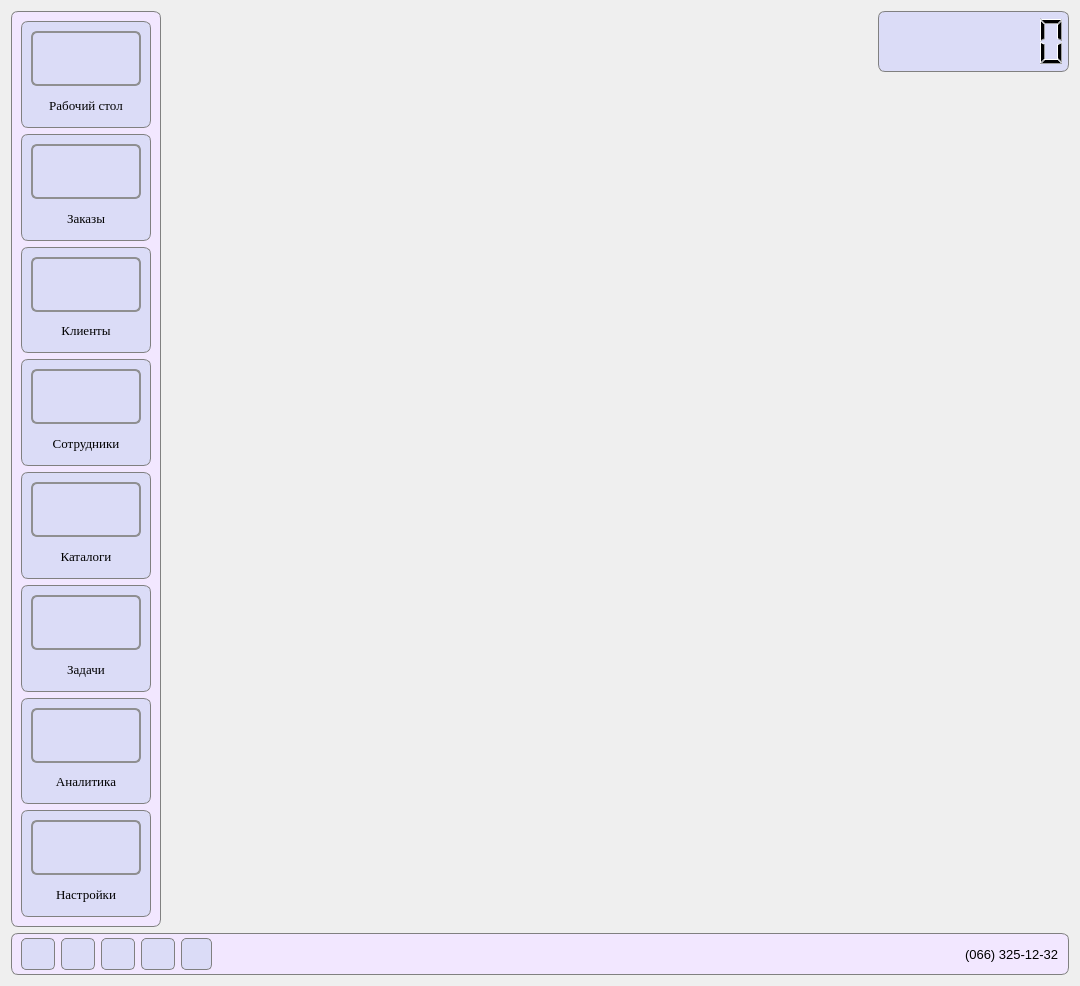
<?xml version="1.0" encoding="UTF-8"?>
<ui version="4.0">
 <class>StartWindow</class>
 <widget class="QDialog" name="StartWindow">
  <property name="geometry">
   <rect>
    <x>0</x>
    <y>0</y>
    <width>1080</width>
    <height>986</height>
   </rect>
  </property>
  <property name="windowTitle">
   <string>TechService CRM</string>
  </property>
  <property name="windowIcon">
   <iconset resource="images.qrc">
    <normaloff>:/images/autoService-logo.png</normaloff>:/images/autoService-logo.png</iconset>
  </property>
  <layout class="QGridLayout" name="gridLayout_12">
   <item row="2" column="0" colspan="3">
    <widget class="QFrame" name="frame_9">
     <property name="styleSheet">
      <string notr="true">QFrame {
	background-color: #f2e7ff;
	border: 1px solid grey;
	border-radius: 7px;
}</string>
     </property>
     <property name="frameShape">
      <enum>QFrame::StyledPanel</enum>
     </property>
     <property name="frameShadow">
      <enum>QFrame::Raised</enum>
     </property>
     <layout class="QGridLayout" name="gridLayout_10">
      <property name="topMargin">
       <number>4</number>
      </property>
      <property name="bottomMargin">
       <number>4</number>
      </property>
      <property name="verticalSpacing">
       <number>0</number>
      </property>
      <item row="0" column="2">
       <widget class="QLabel" name="contactLabel">
        <property name="font">
         <font>
          <pointsize>10</pointsize>
         </font>
        </property>
        <property name="styleSheet">
         <string notr="true">*{
	background-color: transparent;
	border: none;
}</string>
        </property>
        <property name="text">
         <string>(066) 325-12-32</string>
        </property>
       </widget>
      </item>
      <item row="0" column="0">
       <layout class="QGridLayout" name="gridLayout_9">
        <property name="leftMargin">
         <number>0</number>
        </property>
        <property name="horizontalSpacing">
         <number>6</number>
        </property>
        <item row="0" column="0">
         <widget class="QPushButton" name="telegramButton">
          <property name="minimumSize">
           <size>
            <width>31</width>
            <height>32</height>
           </size>
          </property>
          <property name="toolTip">
           <string>Перейти в Telegram</string>
          </property>
          <property name="styleSheet">
           <string notr="true">QPushButton {
	background-color: #dbdcf7;
	border: 1px solid grey;
	border-radius: 5px;
}

QPushButton:hover {
	background-color: #bebfd6;
	border: 1px solid #86868a;
}</string>
          </property>
          <property name="text">
           <string/>
          </property>
          <property name="icon">
           <iconset resource="images.qrc">
            <normaloff>:/images/telegramLogo.png</normaloff>:/images/telegramLogo.png</iconset>
          </property>
          <property name="iconSize">
           <size>
            <width>25</width>
            <height>25</height>
           </size>
          </property>
         </widget>
        </item>
        <item row="0" column="1">
         <widget class="QPushButton" name="instagramButton">
          <property name="minimumSize">
           <size>
            <width>31</width>
            <height>32</height>
           </size>
          </property>
          <property name="toolTip">
           <string>Перейти в Instagram</string>
          </property>
          <property name="styleSheet">
           <string notr="true">QPushButton {
	background-color: #dbdcf7;
	border: 1px solid grey;
	border-radius: 5px;
}

QPushButton:hover {
	background-color: #bebfd6;
	border: 1px solid #86868a;
}

</string>
          </property>
          <property name="text">
           <string/>
          </property>
          <property name="icon">
           <iconset resource="images.qrc">
            <normaloff>:/images/instagramLogo.png</normaloff>:/images/instagramLogo.png</iconset>
          </property>
          <property name="iconSize">
           <size>
            <width>25</width>
            <height>25</height>
           </size>
          </property>
         </widget>
        </item>
        <item row="0" column="2">
         <widget class="QPushButton" name="facebookButton">
          <property name="minimumSize">
           <size>
            <width>31</width>
            <height>32</height>
           </size>
          </property>
          <property name="toolTip">
           <string>Перейти в Facebook</string>
          </property>
          <property name="styleSheet">
           <string notr="true">QPushButton {
	background-color: #dbdcf7;
	border: 1px solid grey;
	border-radius: 5px;
}

QPushButton:hover {
	background-color: #bebfd6;
	border: 1px solid #86868a;
}
</string>
          </property>
          <property name="text">
           <string/>
          </property>
          <property name="icon">
           <iconset resource="images.qrc">
            <normaloff>:/images/facebookLogo.png</normaloff>:/images/facebookLogo.png</iconset>
          </property>
          <property name="iconSize">
           <size>
            <width>25</width>
            <height>25</height>
           </size>
          </property>
         </widget>
        </item>
        <item row="0" column="3">
         <widget class="QPushButton" name="viberButton">
          <property name="minimumSize">
           <size>
            <width>31</width>
            <height>32</height>
           </size>
          </property>
          <property name="toolTip">
           <string>Перейти в Viber</string>
          </property>
          <property name="styleSheet">
           <string notr="true">QPushButton {
	background-color: #dbdcf7;
	border: 1px solid grey;
	border-radius: 5px;
}

QPushButton:hover {
	background-color: #bebfd6;
	border: 1px solid #86868a;
}</string>
          </property>
          <property name="text">
           <string/>
          </property>
          <property name="icon">
           <iconset resource="images.qrc">
            <normaloff>:/images/viberLogo.png</normaloff>:/images/viberLogo.png</iconset>
          </property>
          <property name="iconSize">
           <size>
            <width>28</width>
            <height>28</height>
           </size>
          </property>
         </widget>
        </item>
        <item row="0" column="4">
         <widget class="QPushButton" name="youtubeButton">
          <property name="minimumSize">
           <size>
            <width>31</width>
            <height>32</height>
           </size>
          </property>
          <property name="maximumSize">
           <size>
            <width>31</width>
            <height>32</height>
           </size>
          </property>
          <property name="toolTip">
           <string>Перейти в YouTube</string>
          </property>
          <property name="styleSheet">
           <string notr="true">QPushButton {
	background-color: #dbdcf7;
	border: 1px solid grey;
	border-radius: 5px;
}

QPushButton:hover {
	background-color: #bebfd6;
	border: 1px solid #86868a;
}

</string>
          </property>
          <property name="text">
           <string/>
          </property>
          <property name="icon">
           <iconset resource="images.qrc">
            <normaloff>:/images/youtubeLogo.png</normaloff>:/images/youtubeLogo.png</iconset>
          </property>
          <property name="iconSize">
           <size>
            <width>33</width>
            <height>33</height>
           </size>
          </property>
         </widget>
        </item>
       </layout>
      </item>
      <item row="0" column="1">
       <spacer name="horizontalSpacer">
        <property name="orientation">
         <enum>Qt::Horizontal</enum>
        </property>
        <property name="sizeHint" stdset="0">
         <size>
          <width>40</width>
          <height>20</height>
         </size>
        </property>
       </spacer>
      </item>
     </layout>
    </widget>
   </item>
   <item row="1" column="2">
    <spacer name="verticalSpacer">
     <property name="orientation">
      <enum>Qt::Vertical</enum>
     </property>
     <property name="sizeHint" stdset="0">
      <size>
       <width>20</width>
       <height>40</height>
      </size>
     </property>
    </spacer>
   </item>
   <item row="0" column="2">
    <widget class="QLCDNumber" name="lcdNumber">
     <property name="minimumSize">
      <size>
       <width>191</width>
       <height>61</height>
      </size>
     </property>
     <property name="toolTip">
      <string>Таймер рабочего дня</string>
     </property>
     <property name="styleSheet">
      <string notr="true">QLCDNumber {
	background-color: #dbdcf7;
	border: 1px solid gray;
	border-radius: 7px;
}</string>
     </property>
     <property name="frameShadow">
      <enum>QFrame::Raised</enum>
     </property>
     <property name="smallDecimalPoint">
      <bool>false</bool>
     </property>
     <property name="digitCount">
      <number>7</number>
     </property>
     <property name="segmentStyle">
      <enum>QLCDNumber::Filled</enum>
     </property>
     <property name="value" stdset="0">
      <double>0.000000000000000</double>
     </property>
    </widget>
   </item>
   <item row="0" column="1">
    <spacer name="horizontalSpacer_2">
     <property name="orientation">
      <enum>Qt::Horizontal</enum>
     </property>
     <property name="sizeHint" stdset="0">
      <size>
       <width>40</width>
       <height>20</height>
      </size>
     </property>
    </spacer>
   </item>
   <item row="0" column="0" rowspan="2">
    <widget class="QFrame" name="frame">
     <property name="styleSheet">
      <string notr="true">QFrame {
	background-color: #f2e7ff;
	border: 1px solid grey;
	border-radius: 7px;
}</string>
     </property>
     <property name="frameShape">
      <enum>QFrame::StyledPanel</enum>
     </property>
     <property name="frameShadow">
      <enum>QFrame::Raised</enum>
     </property>
     <layout class="QGridLayout" name="gridLayout_11">
      <item row="0" column="0">
       <widget class="QFrame" name="frame_2">
        <property name="minimumSize">
         <size>
          <width>130</width>
          <height>105</height>
         </size>
        </property>
        <property name="maximumSize">
         <size>
          <width>16777215</width>
          <height>16777215</height>
         </size>
        </property>
        <property name="styleSheet">
         <string notr="true">QFrame {
	background-color: #dbdcf7;
	border: 1px solid grey;
	border-radius: 7px;
}</string>
        </property>
        <property name="frameShape">
         <enum>QFrame::StyledPanel</enum>
        </property>
        <property name="frameShadow">
         <enum>QFrame::Raised</enum>
        </property>
        <layout class="QGridLayout" name="gridLayout">
         <item row="0" column="0">
          <layout class="QVBoxLayout" name="verticalLayout_4">
           <item>
            <widget class="QPushButton" name="desktopButton">
             <property name="minimumSize">
              <size>
               <width>84</width>
               <height>55</height>
              </size>
             </property>
             <property name="tabletTracking">
              <bool>false</bool>
             </property>
             <property name="focusPolicy">
              <enum>Qt::StrongFocus</enum>
             </property>
             <property name="acceptDrops">
              <bool>false</bool>
             </property>
             <property name="toolTip">
              <string>Перейти на начальную страницу</string>
             </property>
             <property name="autoFillBackground">
              <bool>false</bool>
             </property>
             <property name="styleSheet">
              <string notr="true">QPushButton {
    border: 2px solid #8f8f91;
    border-radius: 6px;
    background-color: qlineargradient(x1: 0, y1: 0, x2: 0, y2: 1,
                                      stop: 0 #f6f7fa, stop: 1 #dadbde);
    min-width: 80px;
}

QPushButton:pressed {
        background-color: qlineargradient(x1: 0, y1: 0, x2: 0, y2: 1,
                                      stop: 0 #dadbde, stop: 1 #f6f7fa);
}

QPushButton:flat {
    border: none; /* no border for a flat push button */
}

QPushButton:default {
    border-color: #865edd; /* make the default button prominent */
}</string>
             </property>
             <property name="text">
              <string/>
             </property>
             <property name="icon">
              <iconset resource="images.qrc">
               <normaloff>:/images/desktop.png</normaloff>:/images/desktop.png</iconset>
             </property>
             <property name="iconSize">
              <size>
               <width>40</width>
               <height>40</height>
              </size>
             </property>
            </widget>
           </item>
           <item>
            <widget class="QLabel" name="label_5">
             <property name="font">
              <font>
               <family>Georgia</family>
               <pointsize>10</pointsize>
              </font>
             </property>
             <property name="styleSheet">
              <string notr="true">*{
border:none;
}</string>
             </property>
             <property name="text">
              <string>Рабочий стол</string>
             </property>
             <property name="alignment">
              <set>Qt::AlignCenter</set>
             </property>
            </widget>
           </item>
          </layout>
         </item>
        </layout>
       </widget>
      </item>
      <item row="1" column="0">
       <widget class="QFrame" name="frame_5">
        <property name="minimumSize">
         <size>
          <width>130</width>
          <height>105</height>
         </size>
        </property>
        <property name="styleSheet">
         <string notr="true">QFrame {
	background-color: #dbdcf7;
	border: 1px solid grey;
	border-radius: 7px;
}</string>
        </property>
        <property name="frameShape">
         <enum>QFrame::StyledPanel</enum>
        </property>
        <property name="frameShadow">
         <enum>QFrame::Raised</enum>
        </property>
        <layout class="QGridLayout" name="gridLayout_4">
         <item row="0" column="0">
          <layout class="QVBoxLayout" name="verticalLayout_5">
           <item>
            <widget class="QPushButton" name="orderFormationButton">
             <property name="minimumSize">
              <size>
               <width>84</width>
               <height>55</height>
              </size>
             </property>
             <property name="maximumSize">
              <size>
               <width>16777215</width>
               <height>16777215</height>
              </size>
             </property>
             <property name="tabletTracking">
              <bool>false</bool>
             </property>
             <property name="focusPolicy">
              <enum>Qt::StrongFocus</enum>
             </property>
             <property name="acceptDrops">
              <bool>false</bool>
             </property>
             <property name="toolTip">
              <string>Открыть форму оформления заказа</string>
             </property>
             <property name="autoFillBackground">
              <bool>false</bool>
             </property>
             <property name="styleSheet">
              <string notr="true">QPushButton {
    border: 2px solid #8f8f91;
    border-radius: 6px;
    background-color: qlineargradient(x1: 0, y1: 0, x2: 0, y2: 1,
                                      stop: 0 #f6f7fa, stop: 1 #dadbde);
    min-width: 80px;
}

QPushButton:pressed {
        background-color: qlineargradient(x1: 0, y1: 0, x2: 0, y2: 1,
                                      stop: 0 #dadbde, stop: 1 #f6f7fa);
}

QPushButton:flat {
    border: none; /* no border for a flat push button */
}

QPushButton:default {
    border-color: #865edd; /* make the default button prominent */
}</string>
             </property>
             <property name="text">
              <string/>
             </property>
             <property name="icon">
              <iconset resource="images.qrc">
               <normaloff>:/images/orderFormation.png</normaloff>:/images/orderFormation.png</iconset>
             </property>
             <property name="iconSize">
              <size>
               <width>40</width>
               <height>40</height>
              </size>
             </property>
            </widget>
           </item>
           <item>
            <widget class="QLabel" name="label">
             <property name="minimumSize">
              <size>
               <width>0</width>
               <height>0</height>
              </size>
             </property>
             <property name="font">
              <font>
               <family>Georgia</family>
               <pointsize>10</pointsize>
              </font>
             </property>
             <property name="styleSheet">
              <string notr="true">*{
border: none;
}</string>
             </property>
             <property name="text">
              <string>Заказы</string>
             </property>
             <property name="alignment">
              <set>Qt::AlignCenter</set>
             </property>
            </widget>
           </item>
          </layout>
         </item>
        </layout>
       </widget>
      </item>
      <item row="2" column="0">
       <widget class="QFrame" name="frame_7">
        <property name="minimumSize">
         <size>
          <width>130</width>
          <height>105</height>
         </size>
        </property>
        <property name="styleSheet">
         <string notr="true">QFrame {
	background-color: #dbdcf7;
	border: 1px solid grey;
	border-radius: 7px;
}</string>
        </property>
        <property name="frameShape">
         <enum>QFrame::StyledPanel</enum>
        </property>
        <property name="frameShadow">
         <enum>QFrame::Raised</enum>
        </property>
        <layout class="QGridLayout" name="gridLayout_3">
         <item row="0" column="0">
          <layout class="QVBoxLayout" name="verticalLayout_6">
           <item>
            <widget class="QPushButton" name="clientsButton">
             <property name="minimumSize">
              <size>
               <width>84</width>
               <height>55</height>
              </size>
             </property>
             <property name="tabletTracking">
              <bool>false</bool>
             </property>
             <property name="focusPolicy">
              <enum>Qt::StrongFocus</enum>
             </property>
             <property name="acceptDrops">
              <bool>false</bool>
             </property>
             <property name="toolTip">
              <string>Открыть статистику по СТО</string>
             </property>
             <property name="autoFillBackground">
              <bool>false</bool>
             </property>
             <property name="styleSheet">
              <string notr="true">QPushButton {
    border: 2px solid #8f8f91;
    border-radius: 6px;
    background-color: qlineargradient(x1: 0, y1: 0, x2: 0, y2: 1,
                                      stop: 0 #f6f7fa, stop: 1 #dadbde);
    min-width: 80px;
}

QPushButton:pressed {
        background-color: qlineargradient(x1: 0, y1: 0, x2: 0, y2: 1,
                                      stop: 0 #dadbde, stop: 1 #f6f7fa);
}

QPushButton:flat {
    border: none; /* no border for a flat push button */
}

QPushButton:default {
    border-color: #865edd; /* make the default button prominent */
}</string>
             </property>
             <property name="text">
              <string/>
             </property>
             <property name="icon">
              <iconset resource="images.qrc">
               <normaloff>:/images/clients.png</normaloff>:/images/clients.png</iconset>
             </property>
             <property name="iconSize">
              <size>
               <width>50</width>
               <height>50</height>
              </size>
             </property>
            </widget>
           </item>
           <item>
            <widget class="QLabel" name="label_7">
             <property name="font">
              <font>
               <family>Georgia</family>
               <pointsize>10</pointsize>
              </font>
             </property>
             <property name="styleSheet">
              <string notr="true">*{
border: none;
}</string>
             </property>
             <property name="text">
              <string>Клиенты</string>
             </property>
             <property name="alignment">
              <set>Qt::AlignCenter</set>
             </property>
            </widget>
           </item>
          </layout>
         </item>
        </layout>
       </widget>
      </item>
      <item row="3" column="0">
       <widget class="QFrame" name="frame_10">
        <property name="minimumSize">
         <size>
          <width>130</width>
          <height>105</height>
         </size>
        </property>
        <property name="styleSheet">
         <string notr="true">QFrame {
	background-color: #dbdcf7;
	border: 1px solid grey;
	border-radius: 7px;
}</string>
        </property>
        <property name="frameShape">
         <enum>QFrame::StyledPanel</enum>
        </property>
        <property name="frameShadow">
         <enum>QFrame::Raised</enum>
        </property>
        <layout class="QGridLayout" name="gridLayout_2">
         <item row="0" column="0">
          <layout class="QVBoxLayout" name="verticalLayout_9">
           <item>
            <widget class="QPushButton" name="staffButton">
             <property name="minimumSize">
              <size>
               <width>84</width>
               <height>55</height>
              </size>
             </property>
             <property name="tabletTracking">
              <bool>false</bool>
             </property>
             <property name="focusPolicy">
              <enum>Qt::StrongFocus</enum>
             </property>
             <property name="acceptDrops">
              <bool>false</bool>
             </property>
             <property name="toolTip">
              <string>Открыть статистику по СТО</string>
             </property>
             <property name="autoFillBackground">
              <bool>false</bool>
             </property>
             <property name="styleSheet">
              <string notr="true">QPushButton {
    border: 2px solid #8f8f91;
    border-radius: 6px;
    background-color: qlineargradient(x1: 0, y1: 0, x2: 0, y2: 1,
                                      stop: 0 #f6f7fa, stop: 1 #dadbde);
    min-width: 80px;
}

QPushButton:pressed {
        background-color: qlineargradient(x1: 0, y1: 0, x2: 0, y2: 1,
                                      stop: 0 #dadbde, stop: 1 #f6f7fa);
}

QPushButton:flat {
    border: none; /* no border for a flat push button */
}

QPushButton:default {
    border-color: #865edd; /* make the default button prominent */
}</string>
             </property>
             <property name="text">
              <string/>
             </property>
             <property name="icon">
              <iconset resource="images.qrc">
               <normaloff>:/images/serviceWorker.png</normaloff>:/images/serviceWorker.png</iconset>
             </property>
             <property name="iconSize">
              <size>
               <width>46</width>
               <height>46</height>
              </size>
             </property>
             <property name="autoRepeat">
              <bool>false</bool>
             </property>
             <property name="autoExclusive">
              <bool>false</bool>
             </property>
            </widget>
           </item>
           <item>
            <widget class="QLabel" name="label_10">
             <property name="font">
              <font>
               <family>Georgia</family>
               <pointsize>10</pointsize>
              </font>
             </property>
             <property name="styleSheet">
              <string notr="true">*{
border: none;
}</string>
             </property>
             <property name="text">
              <string>Сотрудники</string>
             </property>
             <property name="alignment">
              <set>Qt::AlignCenter</set>
             </property>
            </widget>
           </item>
          </layout>
         </item>
        </layout>
       </widget>
      </item>
      <item row="4" column="0">
       <widget class="QFrame" name="frame_6">
        <property name="minimumSize">
         <size>
          <width>130</width>
          <height>105</height>
         </size>
        </property>
        <property name="styleSheet">
         <string notr="true">QFrame {
	background-color: #dbdcf7;
	border: 1px solid grey;
	border-radius: 7px;
}</string>
        </property>
        <property name="frameShape">
         <enum>QFrame::StyledPanel</enum>
        </property>
        <property name="frameShadow">
         <enum>QFrame::Raised</enum>
        </property>
        <layout class="QGridLayout" name="gridLayout_5">
         <item row="0" column="0">
          <layout class="QVBoxLayout" name="verticalLayout_2">
           <item>
            <widget class="QPushButton" name="catalogueButton">
             <property name="minimumSize">
              <size>
               <width>84</width>
               <height>55</height>
              </size>
             </property>
             <property name="tabletTracking">
              <bool>false</bool>
             </property>
             <property name="focusPolicy">
              <enum>Qt::StrongFocus</enum>
             </property>
             <property name="acceptDrops">
              <bool>false</bool>
             </property>
             <property name="toolTip">
              <string>Открыть доступные каталоги</string>
             </property>
             <property name="autoFillBackground">
              <bool>false</bool>
             </property>
             <property name="styleSheet">
              <string notr="true">QPushButton {
    border: 2px solid #8f8f91;
    border-radius: 6px;
    background-color: qlineargradient(x1: 0, y1: 0, x2: 0, y2: 1,
                                      stop: 0 #f6f7fa, stop: 1 #dadbde);
    min-width: 80px;
}

QPushButton:pressed {
        background-color: qlineargradient(x1: 0, y1: 0, x2: 0, y2: 1,
                                      stop: 0 #dadbde, stop: 1 #f6f7fa);
}

QPushButton:flat {
    border: none; /* no border for a flat push button */
}

QPushButton:default {
    border-color: #865edd; /* make the default button prominent */
}</string>
             </property>
             <property name="text">
              <string/>
             </property>
             <property name="icon">
              <iconset resource="images.qrc">
               <normaloff>:/images/catalogue.png</normaloff>:/images/catalogue.png</iconset>
             </property>
             <property name="iconSize">
              <size>
               <width>40</width>
               <height>40</height>
              </size>
             </property>
            </widget>
           </item>
           <item>
            <widget class="QLabel" name="label_6">
             <property name="font">
              <font>
               <family>Georgia</family>
               <pointsize>10</pointsize>
              </font>
             </property>
             <property name="styleSheet">
              <string notr="true">*{
border: none;
}</string>
             </property>
             <property name="text">
              <string>Каталоги</string>
             </property>
             <property name="alignment">
              <set>Qt::AlignCenter</set>
             </property>
            </widget>
           </item>
          </layout>
         </item>
        </layout>
       </widget>
      </item>
      <item row="5" column="0">
       <widget class="QFrame" name="frame_8">
        <property name="minimumSize">
         <size>
          <width>130</width>
          <height>105</height>
         </size>
        </property>
        <property name="styleSheet">
         <string notr="true">QFrame {
	background-color: #dbdcf7;
	border: 1px solid grey;
	border-radius: 7px;
}</string>
        </property>
        <property name="frameShape">
         <enum>QFrame::StyledPanel</enum>
        </property>
        <property name="frameShadow">
         <enum>QFrame::Raised</enum>
        </property>
        <layout class="QGridLayout" name="gridLayout_6">
         <item row="0" column="0">
          <layout class="QVBoxLayout" name="verticalLayout_3">
           <item>
            <widget class="QPushButton" name="todolistButton">
             <property name="minimumSize">
              <size>
               <width>84</width>
               <height>55</height>
              </size>
             </property>
             <property name="tabletTracking">
              <bool>false</bool>
             </property>
             <property name="focusPolicy">
              <enum>Qt::StrongFocus</enum>
             </property>
             <property name="acceptDrops">
              <bool>false</bool>
             </property>
             <property name="toolTip">
              <string>Открыть список заданий</string>
             </property>
             <property name="autoFillBackground">
              <bool>false</bool>
             </property>
             <property name="styleSheet">
              <string notr="true">QPushButton {
    border: 2px solid #8f8f91;
    border-radius: 6px;
    background-color: qlineargradient(x1: 0, y1: 0, x2: 0, y2: 1,
                                      stop: 0 #f6f7fa, stop: 1 #dadbde);
    min-width: 80px;
}

QPushButton:pressed {
        background-color: qlineargradient(x1: 0, y1: 0, x2: 0, y2: 1,
                                      stop: 0 #dadbde, stop: 1 #f6f7fa);
}

QPushButton:flat {
    border: none; /* no border for a flat push button */
}

QPushButton:default {
    border-color: #865edd; /* make the default button prominent */
}</string>
             </property>
             <property name="text">
              <string/>
             </property>
             <property name="icon">
              <iconset resource="images.qrc">
               <normaloff>:/images/to-do-list.png</normaloff>:/images/to-do-list.png</iconset>
             </property>
             <property name="iconSize">
              <size>
               <width>40</width>
               <height>40</height>
              </size>
             </property>
            </widget>
           </item>
           <item>
            <widget class="QLabel" name="label_2">
             <property name="font">
              <font>
               <family>Georgia</family>
               <pointsize>10</pointsize>
              </font>
             </property>
             <property name="toolTipDuration">
              <number>-2</number>
             </property>
             <property name="styleSheet">
              <string notr="true">*{
border: none;
}</string>
             </property>
             <property name="text">
              <string>Задачи</string>
             </property>
             <property name="alignment">
              <set>Qt::AlignCenter</set>
             </property>
            </widget>
           </item>
          </layout>
         </item>
        </layout>
       </widget>
      </item>
      <item row="6" column="0">
       <widget class="QFrame" name="frame_3">
        <property name="minimumSize">
         <size>
          <width>130</width>
          <height>105</height>
         </size>
        </property>
        <property name="styleSheet">
         <string notr="true">QFrame {
	background-color: #dbdcf7;
	border: 1px solid grey;
	border-radius: 7px;
}</string>
        </property>
        <property name="frameShape">
         <enum>QFrame::StyledPanel</enum>
        </property>
        <property name="frameShadow">
         <enum>QFrame::Raised</enum>
        </property>
        <layout class="QGridLayout" name="gridLayout_7">
         <item row="0" column="0">
          <layout class="QVBoxLayout" name="verticalLayout">
           <item>
            <widget class="QPushButton" name="statisticsButton">
             <property name="minimumSize">
              <size>
               <width>84</width>
               <height>55</height>
              </size>
             </property>
             <property name="tabletTracking">
              <bool>false</bool>
             </property>
             <property name="focusPolicy">
              <enum>Qt::StrongFocus</enum>
             </property>
             <property name="acceptDrops">
              <bool>false</bool>
             </property>
             <property name="toolTip">
              <string>Открыть статистику по СТО</string>
             </property>
             <property name="autoFillBackground">
              <bool>false</bool>
             </property>
             <property name="styleSheet">
              <string notr="true">QPushButton {
    border: 2px solid #8f8f91;
    border-radius: 6px;
    background-color: qlineargradient(x1: 0, y1: 0, x2: 0, y2: 1,
                                      stop: 0 #f6f7fa, stop: 1 #dadbde);
    min-width: 80px;
}

QPushButton:pressed {
        background-color: qlineargradient(x1: 0, y1: 0, x2: 0, y2: 1,
                                      stop: 0 #dadbde, stop: 1 #f6f7fa);
}

QPushButton:flat {
    border: none;
}

QPushButton:default {
    border-color: #865edd;
}</string>
             </property>
             <property name="text">
              <string/>
             </property>
             <property name="icon">
              <iconset resource="images.qrc">
               <normaloff>:/images/statistics.png</normaloff>:/images/statistics.png</iconset>
             </property>
             <property name="iconSize">
              <size>
               <width>40</width>
               <height>40</height>
              </size>
             </property>
            </widget>
           </item>
           <item>
            <widget class="QLabel" name="label_4">
             <property name="font">
              <font>
               <family>Georgia</family>
               <pointsize>10</pointsize>
              </font>
             </property>
             <property name="styleSheet">
              <string notr="true">*{
border: none;
}</string>
             </property>
             <property name="text">
              <string>Аналитика</string>
             </property>
             <property name="alignment">
              <set>Qt::AlignCenter</set>
             </property>
            </widget>
           </item>
          </layout>
         </item>
        </layout>
       </widget>
      </item>
      <item row="7" column="0">
       <widget class="QFrame" name="frame_4">
        <property name="minimumSize">
         <size>
          <width>130</width>
          <height>105</height>
         </size>
        </property>
        <property name="styleSheet">
         <string notr="true">QFrame {
	background-color: #dbdcf7;
	border: 1px solid grey;
	border-radius: 7px;
}</string>
        </property>
        <property name="frameShape">
         <enum>QFrame::StyledPanel</enum>
        </property>
        <property name="frameShadow">
         <enum>QFrame::Raised</enum>
        </property>
        <layout class="QGridLayout" name="gridLayout_8">
         <item row="0" column="0">
          <layout class="QVBoxLayout" name="verticalLayout_7">
           <item>
            <widget class="QPushButton" name="settingsButton">
             <property name="minimumSize">
              <size>
               <width>84</width>
               <height>55</height>
              </size>
             </property>
             <property name="tabletTracking">
              <bool>false</bool>
             </property>
             <property name="focusPolicy">
              <enum>Qt::StrongFocus</enum>
             </property>
             <property name="acceptDrops">
              <bool>false</bool>
             </property>
             <property name="toolTip">
              <string>Открыть статистику по СТО</string>
             </property>
             <property name="autoFillBackground">
              <bool>false</bool>
             </property>
             <property name="styleSheet">
              <string notr="true">QPushButton {
    border: 2px solid #8f8f91;
    border-radius: 6px;
    background-color: qlineargradient(x1: 0, y1: 0, x2: 0, y2: 1,
                                      stop: 0 #f6f7fa, stop: 1 #dadbde);
    min-width: 80px;
}

QPushButton:pressed {
        background-color: qlineargradient(x1: 0, y1: 0, x2: 0, y2: 1,
                                      stop: 0 #dadbde, stop: 1 #f6f7fa);
}

QPushButton:flat {
    border: none; /* no border for a flat push button */
}

QPushButton:default {
    border-color: #865edd; /* make the default button prominent */
}</string>
             </property>
             <property name="text">
              <string/>
             </property>
             <property name="icon">
              <iconset resource="images.qrc">
               <normaloff>:/images/settings.png</normaloff>:/images/settings.png</iconset>
             </property>
             <property name="iconSize">
              <size>
               <width>40</width>
               <height>40</height>
              </size>
             </property>
            </widget>
           </item>
           <item>
            <widget class="QLabel" name="label_8">
             <property name="font">
              <font>
               <family>Georgia</family>
               <pointsize>10</pointsize>
              </font>
             </property>
             <property name="styleSheet">
              <string notr="true">*{
border: none;
}</string>
             </property>
             <property name="text">
              <string>Настройки</string>
             </property>
             <property name="alignment">
              <set>Qt::AlignCenter</set>
             </property>
            </widget>
           </item>
          </layout>
         </item>
        </layout>
       </widget>
      </item>
     </layout>
    </widget>
   </item>
  </layout>
 </widget>
 <tabstops>
  <tabstop>desktopButton</tabstop>
  <tabstop>orderFormationButton</tabstop>
  <tabstop>clientsButton</tabstop>
  <tabstop>todolistButton</tabstop>
  <tabstop>catalogueButton</tabstop>
  <tabstop>statisticsButton</tabstop>
  <tabstop>settingsButton</tabstop>
 </tabstops>
 <resources>
  <include location="images.qrc"/>
 </resources>
 <connections/>
</ui>
